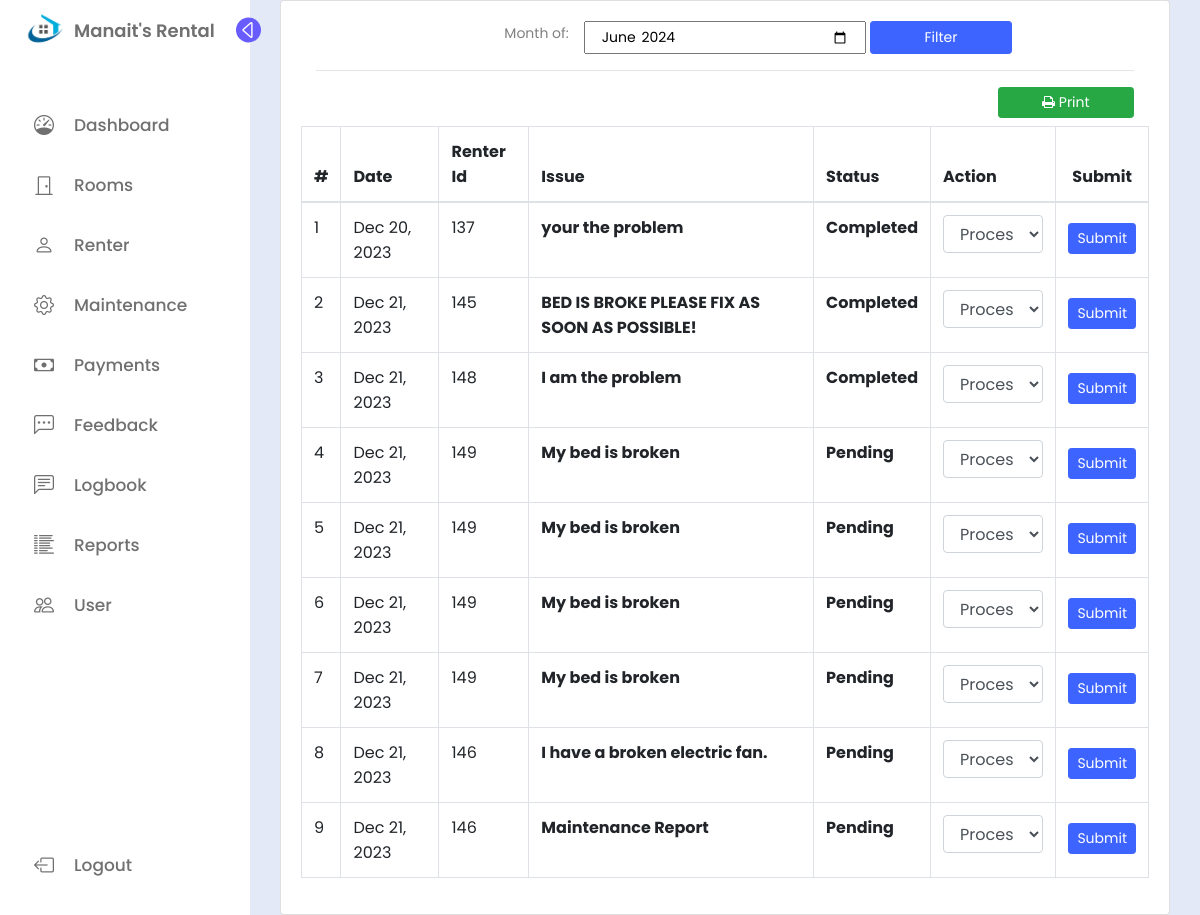
The app's page /maintenance_report.php (signed in) with its own data.
### tables this page shows
CREATE TABLE `maintenance` (
  `maintenance_id` int(11) NOT NULL,
  `renter_id` int(11) NOT NULL,
  `issue` varchar(200) NOT NULL,
  `status` varchar(10) NOT NULL,
  `date_pass` date NOT NULL DEFAULT current_timestamp()
);

### maintenance_report.php (the view, shortened to what this page needs)
<?php include 'connect.php';
include 'links.php';
include 'sidebar.php';
?>
<?php
$month_of = isset($_GET['month_of']) ? $_GET['month_of'] : date('Y-m');
?>
<head>
</head>
<div class="home">
    <div class="container-fluid">
        <div class="col-lg-12">
            <div class="card">
                <div class="card-body">
                    <div class="col-md-12">
                        <form id="filter-report">
                            <div class="row form-group">
                                <label class="control-label col-md-2 offset-md-2 text-right">Month of: </label>
                                <input type="month" name="month_of" class='from-control col-md-4' value="<?php echo ($month_of) ?>">
                                <button class="btn btn-sm btn-block btn-primary col-md-2 ml-1">Filter</button>
                            </div>
                        </form>
                        <hr>
                        <div class="row">
                            <div class="col-md-12 mb-2">
                                <button class="btn btn-sm btn-block btn-success col-md-2 ml-1 float-right" type="button" id="print"><i class="fa fa-print"></i> Print</button>
                            </div>
                        </div>
                        <div id="report">
                            <div class="row" id="printableTable">
                                <table class="table table-bordered">
                                    <thead>
                                        <tr>
                                            <th>#</th>
                                            <th>Date</th>
                                            <th>Renter Id</th>
                                            <th>Issue</th>
                                            <th>Status</th>
                                            <th>Action</th>
                                            <th class="text-center">Submit</th>
                                        </tr>
                                    </thead>
                                    <tbody>
                                        <?php
                                        $i = 1;
                                        $payments = $conn->query("SELECT * from maintenance");
                                        if ($payments->num_rows > 0) :
                                            while ($row = $payments->fetch_assoc()) :
                                        ?>
                                                <tr>
                                                    <td><?php echo $i++ ?></td>
                                                    <td><?php echo date('M d, Y', strtotime($row['date_pass'])) ?></td>
                                                    <td><?php echo $row['renter_id'] ?></td>
                                                    <td><b><?php echo $row['issue'] ?></b> </td>
                                                    <td><b><?php echo $row['status'] ?></b></td>
                                                    <form action="maintenance_issue.php" method="GET">
                                                        <td><select name="newstatus" id="newstatus" class="form-control text-center">
                                                                <option value="Processing">Processing</option>
                                                            </select>
                                                        </td>
                                                        <td class="text-center"> <input class="btn btn-primary btn-sm mt-2" type="submit" name="submit"></td>
                                                    </form>
                                                </tr>
                                            <?php endwhile; ?>
                                        <?php endif; ?>
                                    </tbody>
                                </table>
                            </div>
                        </div>
                    </div>
                </div>
            </div>
        </div>
    </div>
</div>

### css/sidebar.css (style rules this page uses)
.home { position: absolute; top: 0; top: 0; left: 250px; height: 100vh; width: calc(100% - 250px); background-color: var(--body-color); transition: var(--tran-05); }

### records on screen
maintenance: date_pass "Dec 20, 2023", renter "137", issue "your the problem", status "Completed"
maintenance: date_pass "Dec 21, 2023", renter "145", issue "BED IS BROKE PLEASE FIX AS SOON AS POSSIBLE!", status "Completed"
maintenance: date_pass "Dec 21, 2023", renter "148", issue "I am the problem", status "Completed"
maintenance: date_pass "Dec 21, 2023", renter "149", issue "My bed is broken", status "Pending"
maintenance: date_pass "Dec 21, 2023", renter "149", issue "My bed is broken", status "Pending"
maintenance: date_pass "Dec 21, 2023", renter "149", issue "My bed is broken", status "Pending"
maintenance: date_pass "Dec 21, 2023", renter "149", issue "My bed is broken", status "Pending"
maintenance: date_pass "Dec 21, 2023", renter "146", issue "I have a broken electric fan.", status "Pending"
maintenance: date_pass "Dec 21, 2023", renter "146", issue "Maintenance Report", status "Pending"
